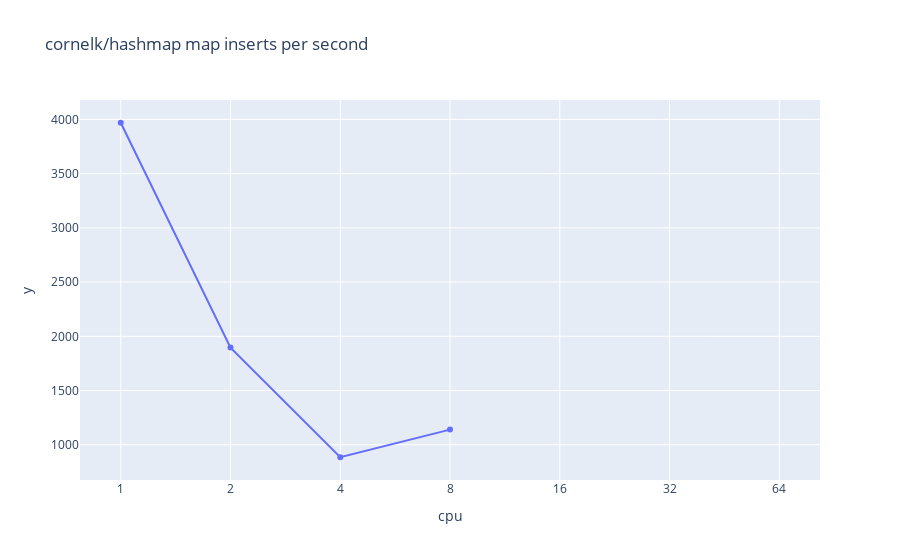
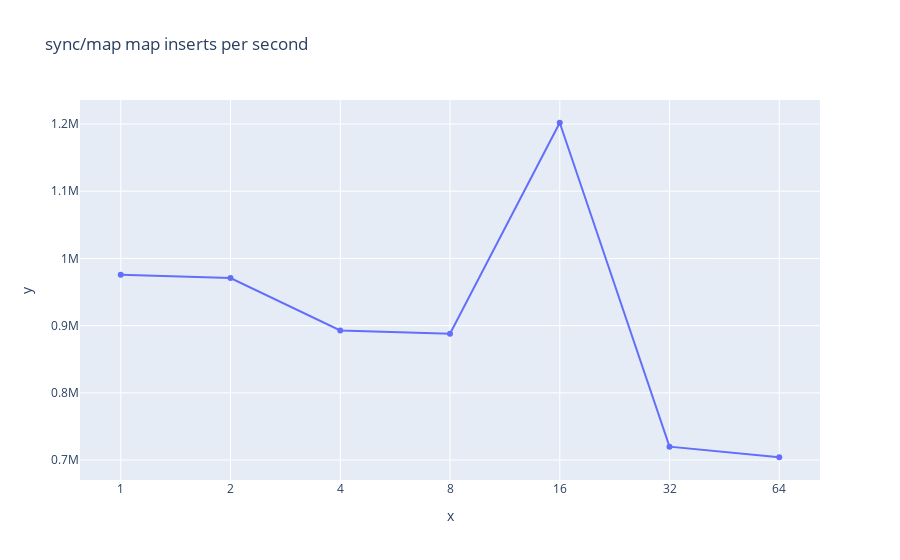
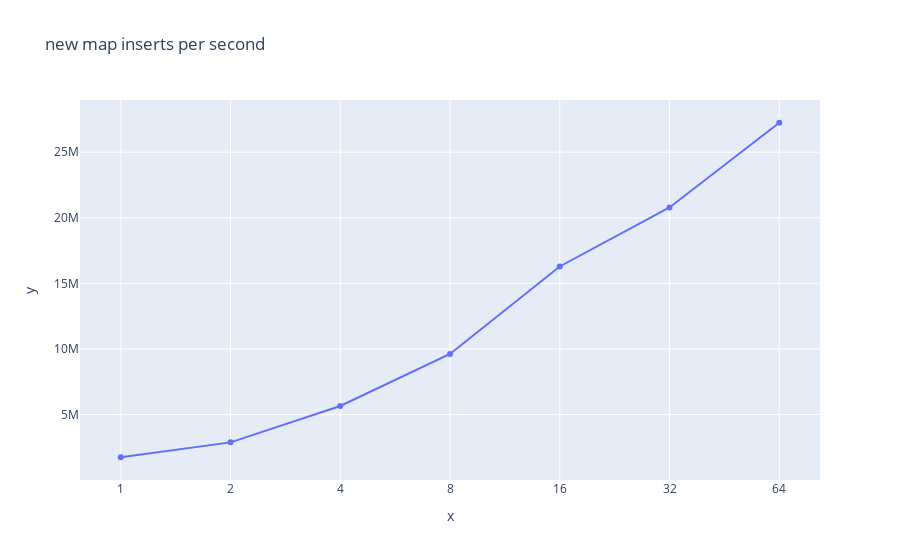

The code cell stored with these charts, in order, in its notebook:
### Markdown cell above
# Hash Map

### Code cell
import pandas as pd
import matplotlib.pyplot as plt
import numpy as np
import plotly.express as px
import plotly.graph_objects as go

d = pd.read_csv("cornelk.csv")
d2 = pd.read_csv("syncMap.csv")
d3 = pd.read_csv("kobi.csv")


fig = px.line(d, x=d["cpu"], y=1/(d["nsop"]*10**-9), title='cornelk/hashmap map inserts per second')
fig.update_traces(mode='lines+markers')
fig.update_layout(xaxis_type='category')
fig.show()

fig2 = px.line(d, x=d2["cpu"], y=1/(d2["nsop"]*10**-9), title='sync/map map inserts per second')
fig2.update_traces(mode='lines+markers')
fig2.update_layout(xaxis_type='category')
fig2.show()

fig3 = px.line(d, x=d3["cpu"], y=1/(d3["nsop"]*10**-9), title='new map inserts per second')
fig3.update_traces(mode='lines+markers')
fig3.update_layout(xaxis_type='category')
fig3.show()

### Figure 1 — Plotly figure (JSON) as saved in the notebook; plotly's stock layout.template omitted (floating-point values rounded to 4 significant figures)
{"data": [{"hoverlabel": {"namelength": 0}, "hovertemplate": "cpu=%{x}<br>y=%{y}", "legendgroup": "", "line": {"color": "#636efa", "dash": "solid"}, "mode": "lines+markers", "name": "", "showlegend": false, "type": "scatter", "x": [1, 2, 4, 8, 16, 32, 64], "xaxis": "x", "y": [3969.0, 1896.0, 884.7, 1140.0, null, null, null], "yaxis": "y"}], "layout": {"autosize": true, "legend": {"tracegroupgap": 0}, "title": {"text": "cornelk/hashmap map inserts per second"}, "xaxis": {"anchor": "y", "autorange": true, "domain": [0, 1], "range": [-0.3631, 6.363], "title": {"text": "cpu"}, "type": "category"}, "yaxis": {"anchor": "x", "autorange": true, "domain": [0, 1], "range": [658.8, 4195.0], "title": {"text": "y"}, "type": "linear"}}}

### Figure 2 — Plotly figure (JSON) as saved in the notebook; plotly's stock layout.template omitted (floating-point values rounded to 4 significant figures)
{"data": [{"hoverlabel": {"namelength": 0}, "hovertemplate": "x=%{x}<br>y=%{y}", "legendgroup": "", "line": {"color": "#636efa", "dash": "solid"}, "mode": "lines+markers", "name": "", "showlegend": false, "type": "scatter", "x": [1, 2, 4, 8, 16, 32, 64], "xaxis": "x", "y": [975600.0, 970900.0, 892900.0, 888100.0, 1202000.0, 719900.0, 704200.0], "yaxis": "y"}], "layout": {"autosize": true, "legend": {"tracegroupgap": 0}, "title": {"text": "sync/map map inserts per second"}, "xaxis": {"anchor": "y", "autorange": true, "domain": [0, 1], "range": [-0.3631, 6.363], "title": {"text": "x"}, "type": "category"}, "yaxis": {"anchor": "x", "autorange": true, "domain": [0, 1], "range": [667800.0, 1238000.0], "title": {"text": "y"}, "type": "linear"}}}

### Figure 3 — Plotly figure (JSON) as saved in the notebook; plotly's stock layout.template omitted (floating-point values rounded to 4 significant figures)
{"data": [{"hoverlabel": {"namelength": 0}, "hovertemplate": "x=%{x}<br>y=%{y}", "legendgroup": "", "line": {"color": "#636efa", "dash": "solid"}, "mode": "lines+markers", "name": "", "showlegend": false, "type": "scatter", "x": [1, 2, 4, 8, 16, 32, 64], "xaxis": "x", "y": [1739000.0, 2874000.0, 5650000.0, 9615000.0, 16290000.0, 20790000.0, 27250000.0], "yaxis": "y"}], "layout": {"autosize": true, "legend": {"tracegroupgap": 0}, "title": {"text": "new map inserts per second"}, "xaxis": {"anchor": "y", "autorange": true, "domain": [0, 1], "range": [-0.3631, 6.363], "title": {"text": "x"}, "type": "category"}, "yaxis": {"anchor": "x", "autorange": true, "domain": [0, 1], "range": [-129400.0, 29120000.0], "title": {"text": "y"}, "type": "linear"}}}
